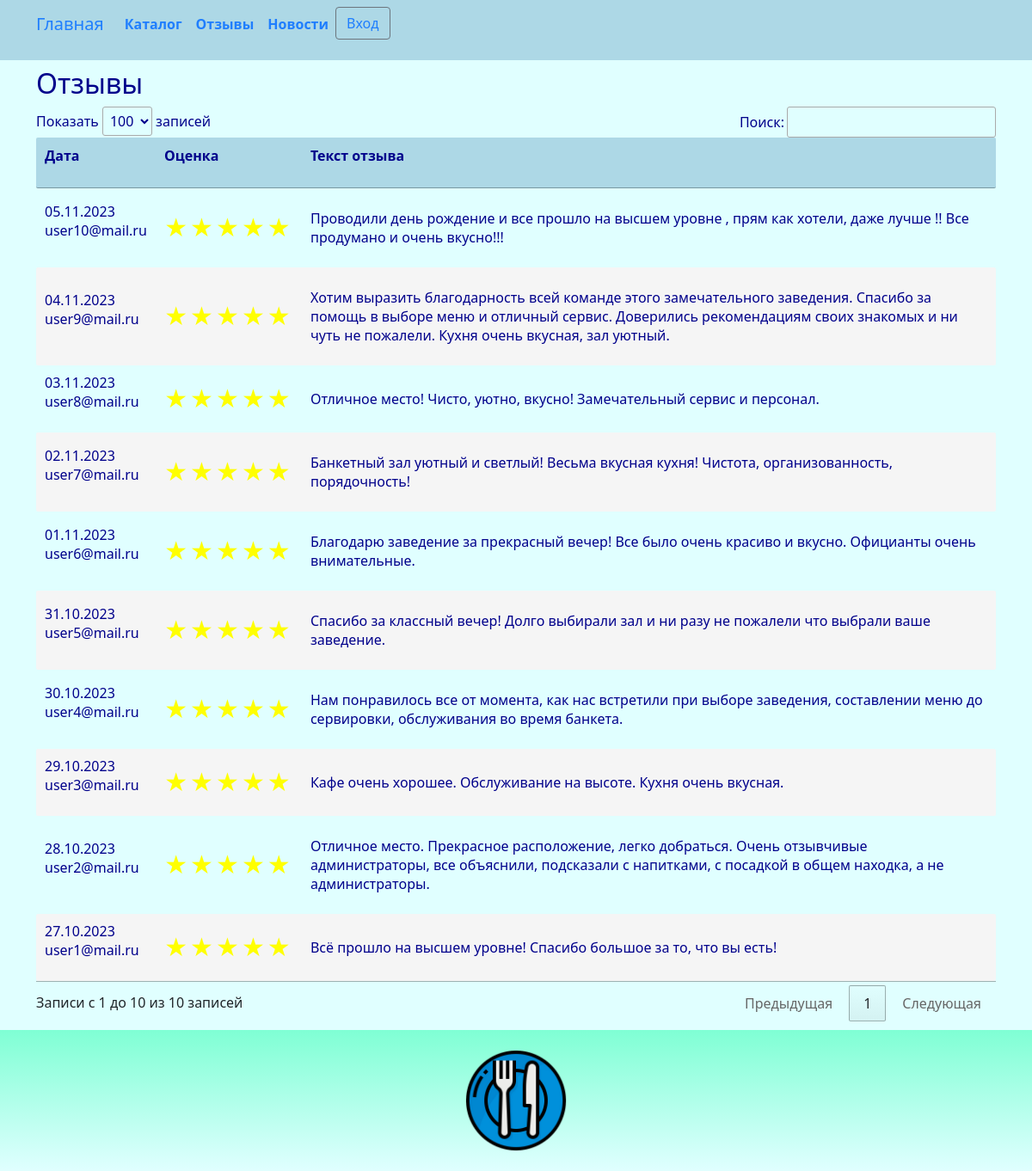
The app's page /review/list/ with its own data.
### star/models.py (models this page shows, shortened)
class Review(models.Model):
    dater = models.DateTimeField(_('dater'), auto_now_add=True)
    client = models.ForeignKey(Client, related_name='review_client', on_delete=models.CASCADE)
    rating = models.IntegerField(_('rating'))
    details = models.TextField(_('review_details'))
    class Meta:
        db_table = 'review'
        indexes = [
            models.Index(fields=['dater']),
        ]
        ordering = ['dater']

class Client(models.Model):
    email = models.CharField(_('client_email'), max_length=128)
    password = models.CharField(_('password'), max_length=128)
    name = models.CharField(_('client_name'), max_length=128)
    phone = models.CharField(_('client_phone'), max_length=32)
    birthday = models.DateTimeField(_('birthday'))
    class Meta:
        db_table = 'client'
        indexes = [
            models.Index(fields=['email']),
            models.Index(fields=['name']),
        ]
        ordering = ['name']

### star/views.py (the view)
# urls.py: path('review/list/', views.review_list, name='review_list'),
def review_list(request):
    try:
        review = Review.objects.all().order_by('-dater')
        return render(request, "review/list.html", {"review": review,})
    except Exception as exception:
        print(exception)
        return HttpResponse(exception)

### templates/review/list.html (shortened to what this page needs)
{% extends "base.html" %}
{% load i18n %}
{% load static %}
{% block content %}
<h2>{% trans "reviews" %}</h2>
{% if review.count > 0 %}
<div class="row">
	<table id="myTable" class="table-manager" style="width:100%">
		<thead>
			<tr>
				<th><p>{% trans "dater" %}</p></th>
				<th><p>{% trans "rating" %}</p></th>
				<th><p>{% trans "review_details" %}</th>
			</tr>
		</thead>
		<tbody>
			{% for r in review %}
			{% if r.rating != None %}
			<tr>
				<td><p>{{ r.dater | date:"d.m.Y"}}<br>{{ r.client.email }}</p></td>
				<td><p>
					{% if r.rating != None %}
						<div class="Stars" style='--rating: {{ r.rating | stringformat:".1f" }};'></div>
					{% endif %}
				</p></td>
				<td><p>{{ r.details | linebreaks }}</p></td>
			</tr>
			{% endif %}
			{% endfor %}
		</tbody>
	</table>
</div>
{% endif %}
{% endblock content %}

### static/css/styles.css (style rules this page uses)
:root { --navbar-background-color: LightBlue; --navbar-text-color: #1F7EFE; --main-background-color-light: LightCyan; --main-background-color-dark: LightBlue; --main-text-color: DarkBlue; --main-header-color: DarkBlue; --main-text-attention-color: Purple; --footer-background-color-light: LightCyan; --footer-background-color-dark: Aquamarine; --footer-text-color: Teal; --card-background-color-light: LightCyan; --card-background-color-dark: LightBlue; --card-text-color: SeaGreen; --table-background-color-light: LightCyan; --table-background-color-dark: #F5F5F5; --table-text-color: DarkBlue; --star-size: 30px; --star-color: LightYellow; --star-background: Yellow ; }
body { background-color: var(--main-background-color-light); }
h1, h2, h3, h4, h5, h6 { color: var(--main-header-color); }
p, ul, li, label { color: var(--main-text-color); }
.table-manager tbody { width: 100%; background-color: var(--main-background-color-light); border: none; margin-top: 20px; margin-bottom: 20px; }
.table-manager thead th { background-color: var(--main-background-color-dark); color: var(--main-text-color); font-weight: bold; text-align: left; padding: 10px; }
.table-manager thead tr th:first-child { border-radius: 2px 0 0 2px; }
.table-manager thead tr th:last-child { border-radius: 0 2px 2px 0; }
.table-manager tbody td { text-align: left; border: none; padding: 5px 5px; vertical-align: top; }
.table-manager tbody tr:nth-child(odd) { background: var(--table-background-color-light); }
.table-manager tbody tr:nth-child(even) { background: var(--table-background-color-dark); }
.table-manager tbody tr td:first-child { border-radius: 2px 0 0 2px; }
.table-manager tbody tr td:last-child { border-radius: 0 2px 2px 0; }
.Stars { --percent: calc(var(--rating) / 5 * 100%); display: inline-block; display: block; margin-left: auto; margin-right: auto; font-size: var(--star-size); font-family: Times; line-height: 1; text-align: center; }
.Stars::before { content: "★★★★★"; letter-spacing: 3px; background: linear-gradient(90deg, var(--star-background) var(--percent), var(--star-color) var(--percent)); -webkit-background-clip: text; -webkit-text-fill-color: transparent; }

### records on screen
Review: dater "05.11.2023", client.email "user10@mail.ru", rating 5 (drawn), details "Проводили день рождение и все прошло на высшем уровне , прям как хотели, даже лучше !! Все продумано и очень вкусно!!!"
Review: dater "04.11.2023", client.email "user9@mail.ru", rating 5 (drawn), details "Хотим выразить благодарность всей команде этого замечательного заведения. Спасибо за помощь в выборе меню и отличный сервис. Доверились рекомендациям своих знакомых и ни чуть не пожалели. Кухня очень вкусная, зал уютный."
Review: dater "03.11.2023", client.email "user8@mail.ru", rating 5 (drawn), details "Отличное место! Чисто, уютно, вкусно! Замечательный сервис и персонал."
Review: dater "02.11.2023", client.email "user7@mail.ru", rating 5 (drawn), details "Банкетный зал уютный и светлый! Весьма вкусная кухня! Чистота, организованность, порядочность!"
Review: dater "01.11.2023", client.email "user6@mail.ru", rating 5 (drawn), details "Благодарю заведение за прекрасный вечер! Все было очень красиво и вкусно. Официанты очень внимательные."
Review: dater "31.10.2023", client.email "user5@mail.ru", rating 5 (drawn), details "Спасибо за классный вечер! Долго выбирали зал и ни разу не пожалели что выбрали ваше заведение."
Review: dater "30.10.2023", client.email "user4@mail.ru", rating 5 (drawn), details "Нам понравилось все от момента, как нас встретили при выборе заведения, составлении меню до сервировки, обслуживания во время банкета."
Review: dater "29.10.2023", client.email "user3@mail.ru", rating 5 (drawn), details "Кафе очень хорошее. Обслуживание на высоте. Кухня очень вкусная."
Review: dater "28.10.2023", client.email "user2@mail.ru", rating 5 (drawn), details "Отличное место. Прекрасное расположение, легко добраться. Очень отзывчивые администраторы, все объяснили, подсказали с напитками, с посадкой в общем находка, а не администраторы."
Review: dater "27.10.2023", client.email "user1@mail.ru", rating 5 (drawn), details "Всё прошло на высшем уровне! Спасибо большое за то, что вы есть!"
